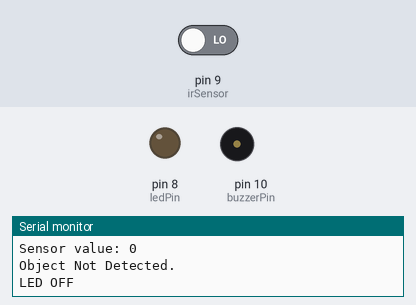
A sketch run on a simulated Arduino Uno, built with avr-gcc and run on an emulated ATmega328P. Parts: output pins drawn as LEDs (lit = HIGH), buzzer (waves = sounding, pin HIGH), the last lines printed to the serial monitor. The test bench sets the inputs (shaded band); at power-on: pin 9 (irSensor) LOW.

Above: at 1.2 s.
1.3 s: pin 9 (irSensor) driven HIGH
At 1.7 s:
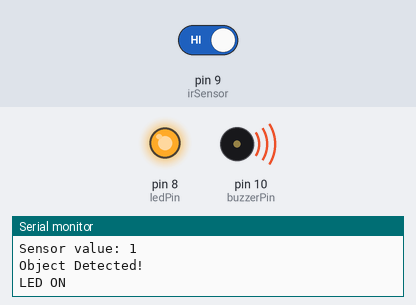
2.8 s: pin 9 (irSensor) driven LOW
At 3.1 s:
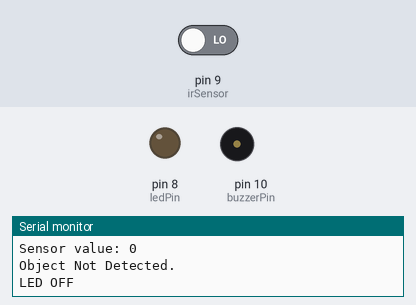
Timing chart, 0 to 5.8 s (numbered marks = the images above; inputs shaded):
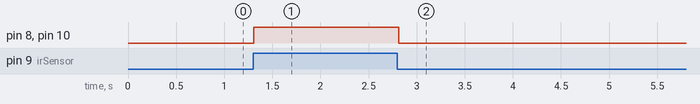

Measured:
- after the input at 1.3 s, pin 8 (ledPin), pin 10 (buzzerPin): LOW → HIGH at once
- after the input at 2.8 s, pin 8 (ledPin), pin 10 (buzzerPin): HIGH → LOW at once

The sketch:

Object-Detection-IRSensor.ino
```cpp
/*Name: Tiwari Ramesh Sanjana
Date: 1-4-2024
Title: Implementation of Object Detection using IR Sensor
Description: An IR sensor is used to sense the presence of object
within it's sensing range. LED connected to the board glows upon
detection of object, and a buzzer beeps for increased security.
*/

int irSensor = 9; // IR sensor pin
int buzzerPin = 10; // Buzzer pin
int ledPin = 8; // LED pin

void setup() {
  Serial.begin(9600);
  pinMode(irSensor, INPUT);
  pinMode(buzzerPin, OUTPUT);
  pinMode(ledPin, OUTPUT);
}

void loop() {
  int value = digitalRead(irSensor);

  if (value == 1) { // Value = 1, object detected
    digitalWrite(buzzerPin, HIGH);
    Serial.print("Sensor value: ");
    Serial.println(value);
    Serial.println("Object Detected!");
    digitalWrite(ledPin, HIGH);
    Serial.println("LED ON");
  }
  else  {
    digitalWrite(buzzerPin, LOW);
    Serial.print("Sensor value: ");
    Serial.println(value);
    Serial.println("Object Not Detected.");
    digitalWrite(ledPin, LOW);
    Serial.println("LED OFF");
  }

  delay(100);
}
```
